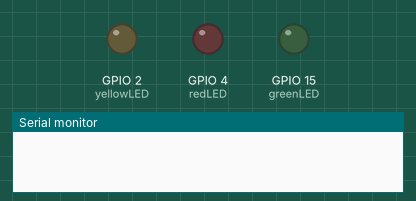
Recording of a sketch running on a simulated ESP32. On the bench: output pins drawn as LEDs (lit = HIGH), the last lines printed to the serial monitor. WiFi joins after 1.5 s; servers stay silent unless stated; uploads are accepted with an empty reply.

Above: at 0.1 s.
At 2.3 s:
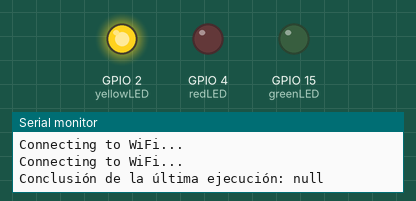
Timing chart, 0 to 3.8 s (numbered marks = the images above):
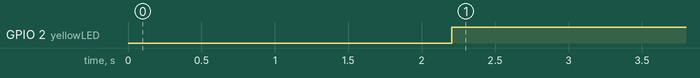

Measured:
- by itself, GPIO 2 (yellowLED): LOW → HIGH at 2.2 s

The sketch:

funcionov3.ino
```cpp
#include <WiFi.h>
#include <HTTPClient.h>
#include <ArduinoJson.h>


const char* ssid = "Tomy te la pone";
const char* password = "abcd1234";
const char* host = "api.github.com";
const int httpsPort = 443;

const int redLED = 4;
const int yellowLED = 2;
const int greenLED = 15;

void setup() {
  Serial.begin(115200);

  pinMode(redLED, OUTPUT);
  pinMode(yellowLED, OUTPUT);
  pinMode(greenLED, OUTPUT);

  WiFi.begin(ssid, password);
  while (WiFi.status() != WL_CONNECTED) {
    delay(1000);
    Serial.println("Connecting to WiFi...");
  }
}

void loop() {
  if (WiFi.status() == WL_CONNECTED) {
    HTTPClient http;
    http.begin("https://api.github.com/repos/sgrofranco/SemaforoIC/actions/runs?per_page=1&page=1");
    http.addHeader("Authorization", "token ACAVAELTOKENACAVAELTOKEN");

    int httpCode = http.GET();
    if (httpCode > 0) {
      if (httpCode == HTTP_CODE_OK) {
        String payload = http.getString();
        // Procesa el JSON
        parseJson(payload);
      }
    } else {
      Serial.printf("[HTTP] GET request failed, error: %s\n", http.errorToString(httpCode).c_str());
    }
    http.end();
  }

  delay(5000); // Espera 5 segundos antes de realizar la siguiente solicitud
}

void parseJson(String json) {
  DynamicJsonDocument doc(1024);
  deserializeJson(doc, json);

   JsonObject latestRun = doc["workflow_runs"][0]; // Obtiene la información de la última ejecución

  String conclusion = latestRun["conclusion"];
  Serial.println("Conclusión de la última ejecución: " + conclusion);

  if (conclusion == "success") {
    // Encender LED verde y apagar los demás
    digitalWrite(greenLED, HIGH);
    digitalWrite(yellowLED, LOW);
    digitalWrite(redLED, LOW);
  } else if (conclusion == "failure") {
    // Encender LED rojo y apagar los demás
    digitalWrite(greenLED, LOW);
    digitalWrite(yellowLED, LOW);
    digitalWrite(redLED, HIGH);
  } else if (conclusion == "neutral" || conclusion == "null") {
    // Encender LED amarillo y apagar los demás
    digitalWrite(greenLED, LOW);
    digitalWrite(yellowLED, HIGH);
    digitalWrite(redLED, LOW);
  } else {
    // Apagar todos los LEDs
    digitalWrite(greenLED, LOW);
    digitalWrite(yellowLED, LOW);
    digitalWrite(redLED, LOW);
  }
}
```
